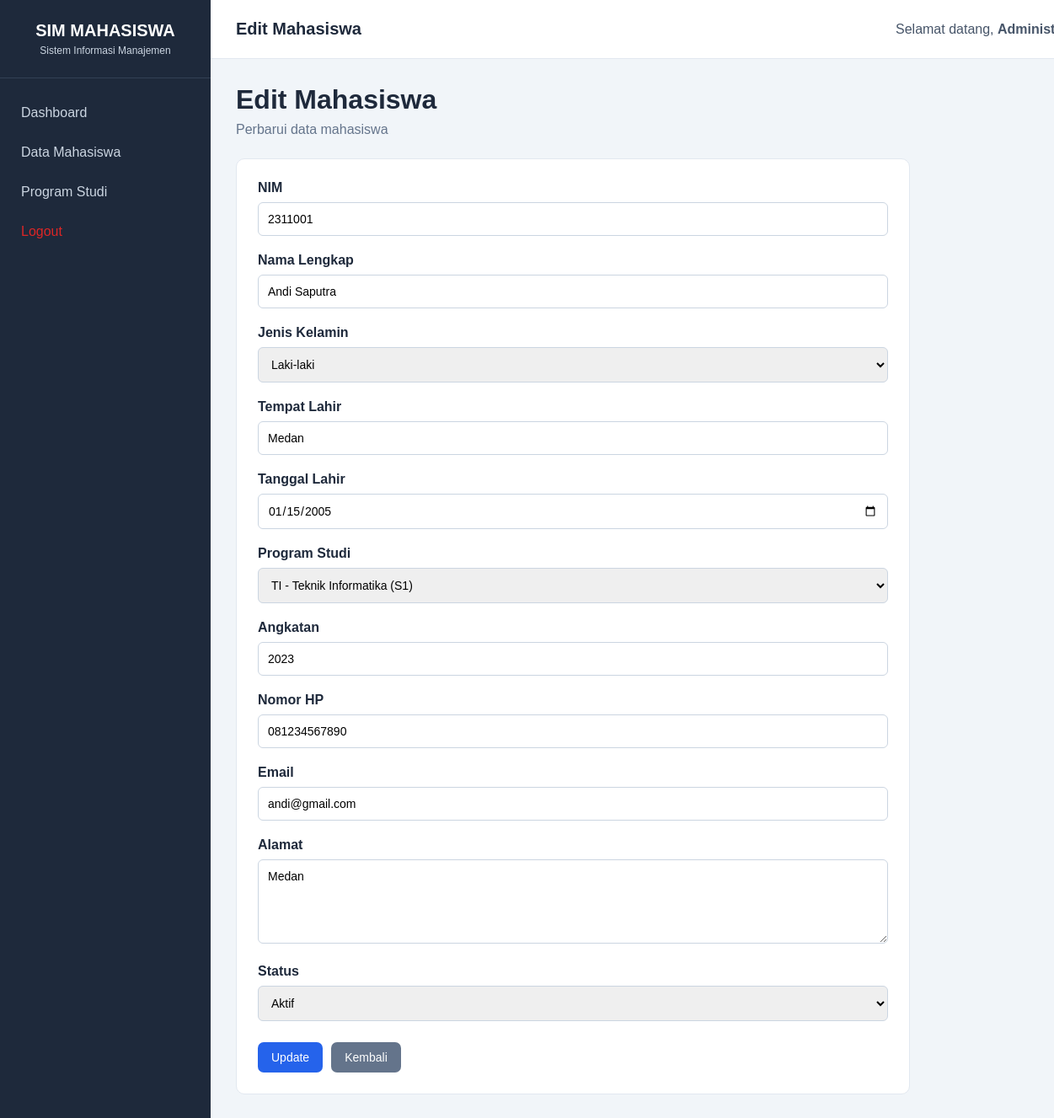
Page /mahasiswa/edit.php?id=1 (signed in) on the committed database.
### tables this page shows
CREATE TABLE `mahasiswa` (
  `id` int(11) NOT NULL,
  `nim` varchar(30) NOT NULL,
  `nama` varchar(100) NOT NULL,
  `jenis_kelamin` enum('Laki-laki','Perempuan') NOT NULL,
  `tempat_lahir` varchar(50) DEFAULT NULL,
  `tanggal_lahir` date DEFAULT NULL,
  `alamat` text DEFAULT NULL,
  `no_hp` varchar(20) DEFAULT NULL,
  `email` varchar(100) DEFAULT NULL,
  `id_prodi` int(11) NOT NULL,
  `angkatan` year(4) NOT NULL,
  `status` enum('Aktif','Cuti','Lulus','Nonaktif') DEFAULT 'Aktif'
);

CREATE TABLE `prodi` (
  `id` int(11) NOT NULL,
  `kode_prodi` varchar(20) NOT NULL,
  `nama_prodi` varchar(100) NOT NULL,
  `jenjang` varchar(10) NOT NULL,
  `keterangan` text DEFAULT NULL
);

### mahasiswa/edit.php (the view, shortened to what this page needs)
<?php
include "../config/koneksi.php";
$id = $_GET['id'] ?? 0;
$query = mysqli_prepare(
    $koneksi,
    "SELECT * FROM mahasiswa WHERE id = ?"
);
mysqli_stmt_bind_param(
    $query,
    "i",
    $id
);
mysqli_stmt_execute($query);
$result = mysqli_stmt_get_result($query);
$data = mysqli_fetch_assoc($result);
$query_prodi = mysqli_query(
    $koneksi,
    "SELECT *
     FROM prodi
     ORDER BY nama_prodi ASC"
);
?>
<?php include "../template/header.php"; ?>
<?php include "../template/sidebar.php"; ?>
<div class="main-content">
    <?php include "../template/navbar.php"; ?>
    <div class="content">
        <div class="page-header">
            <div>
                <h1>Edit Mahasiswa</h1>
                <p>
                    Perbarui data mahasiswa
                </p>
            </div>
        </div>
        <div class="form-container">
            <form
                action="proses_edit.php"
                method="POST"
            >
                <div class="form-group">
                    <label>NIM</label>
                    <input
                        type="text"
                        name="nim"
                        value="<?php echo htmlspecialchars($data['nim']); ?>"
                        required
                    >
                </div>
                <div class="form-group">
                    <label>Nama Lengkap</label>
                    <input
                        type="text"
                        name="nama"
                        value="<?php echo htmlspecialchars($data['nama']); ?>"
                        required
                    >
                </div>
                <div class="form-group">
                    <label>Jenis Kelamin</label>
                    <select
                        name="jenis_kelamin"
                        required
                    >
                        <option value="Laki-laki"
                            <?php
                            if ($data['jenis_kelamin'] == 'Laki-laki') {
                                echo 'selected';
                            }
                            ?>
                        >
                            Laki-laki
                        </option>
                    </select>
                </div>
                <div class="form-group">
                    <label>Tempat Lahir</label>
                    <input
                        type="text"
                        name="tempat_lahir"
                        value="<?php echo htmlspecialchars($data['tempat_lahir']); ?>"
                    >
                </div>
                <div class="form-group">
                    <label>Tanggal Lahir</label>
                    <input
                        type="date"
                        name="tanggal_lahir"
                        value="<?php echo $data['tanggal_lahir']; ?>"
                    >
                </div>
                <div class="form-group">
                    <label>Program Studi</label>
                    <select
                        name="id_prodi"
                        required
                    >
                        <?php while ($prodi = mysqli_fetch_assoc($query_prodi)) { ?>
                            <option
                                value="<?php echo $prodi['id']; ?>"
                                <?php
                                if (
                                    $data['id_prodi']
                                    ==
                                    $prodi['id']
                                ) {
                                    echo 'selected';
                                }
                                ?>
                            >
                                <?php
                                echo htmlspecialchars(
                                    $prodi['kode_prodi']
                                );
                                ?>
                                -
                            </option>
                        <?php } ?>
                    </select>
                </div>
                <div class="form-group">
                    <label>Angkatan</label>
                    <input
                        type="number"
                        name="angkatan"
                        min="2000"
                        max="2100"
                        value="<?php echo $data['angkatan']; ?>"
                        required
                    >
                </div>
                <div class="form-group">
                    <label>Nomor HP</label>
                    <input
                        type="text"
                        name="no_hp"
                        value="<?php echo htmlspecialchars($data['no_hp']); ?>"
                    >
                </div>
                <div class="form-group">
                    <label>Email</label>
                    <input
                        type="email"
                        name="email"
                        value="<?php echo htmlspecialchars($data['email']); ?>"
                    >
                </div>
                <div class="form-group">
                    <label>Alamat</label>
                    <textarea name="alamat"><?php echo htmlspecialchars($data['alamat']); ?></textarea>
                </div>
                <div class="form-group">
                    <label>Status</label>
                    <select
                        name="status"
                        required
                    >
                        <option value="Aktif"
                            <?php
                            if ($data['status'] == 'Aktif') {
                                echo 'selected';
                            }
                            ?>
                        >
                            Aktif
                        </option>
                    </select>
                </div>
                <div class="form-actions">
                    <button
                        type="submit"
                        class="btn btn-primary"
                    >
                        Update
                    </button>
                    <a
                        href="index.php"
                        class="btn btn-secondary"
                    >
                        Kembali
                    </a>
                </div>
            </form>
        </div>
    </div>
</div>
<?php include "../template/footer.php"; ?>

### assets/css/style.css (style rules this page uses)
* { margin: 0; padding: 0; box-sizing: border-box; }
body { font-family: Arial, Helvetica, sans-serif; background-color: #f1f5f9; color: #1e293b; }
.main-content { margin-left: 250px; width: calc(100% - 250px); }
.content { padding: 30px; }
.page-header { display: flex; justify-content: space-between; align-items: center; margin-bottom: 25px; }
.page-header h1 { margin-bottom: 8px; }
.page-header p { color: #64748b; }
.btn { position: relative; display: inline-flex; align-items: center; justify-content: center; gap: 7px; padding: 10px 16px; border-radius: 7px; border: none; text-decoration: none; cursor: pointer; font-size: 14px; font-family: Arial, sans-serif; font-weight: 500; overflow: hidden; transition: transform 0.2s ease, box-shadow 0.2s ease, background-color 0.2s ease; }
.btn::after { content: ""; position: absolute; width: 0; height: 0; border-radius: 50%; background: rgba(255, 255, 255, 0.35); transform: translate(-50%, -50%); transition: width 0.5s ease, height 0.5s ease; }
.btn-primary { background-color: #2563eb; color: white; }
.btn-secondary { background-color: #64748b; color: white; }
.form-container { background-color: white; padding: 25px; border-radius: 10px; border: 1px solid #e2e8f0; max-width: 800px; }
.form-group { margin-bottom: 20px; }
.form-group label { display: block; margin-bottom: 8px; font-weight: bold; }
.form-group input, .form-group select, .form-group textarea { width: 100%; padding: 11px; border: 1px solid #cbd5e1; border-radius: 6px; font-size: 14px; font-family: Arial, sans-serif; }
.form-group textarea { min-height: 100px; resize: vertical; }
.form-actions { display: flex; gap: 10px; margin-top: 25px; }

### rows in the picture
mahasiswa: nim "2311001", nama "Andi Saputra", jenis_kelamin "Laki-laki", tempat_lahir "Medan", tanggal_lahir "01/15/2005", id_prodi "TI - Teknik Informatika (S1)", angkatan "2023", no_hp "081234567890", email "andi@gmail.com", alamat "Medan", status "Aktif"

### other values in the picture
$judul "Edit Mahasiswa"
